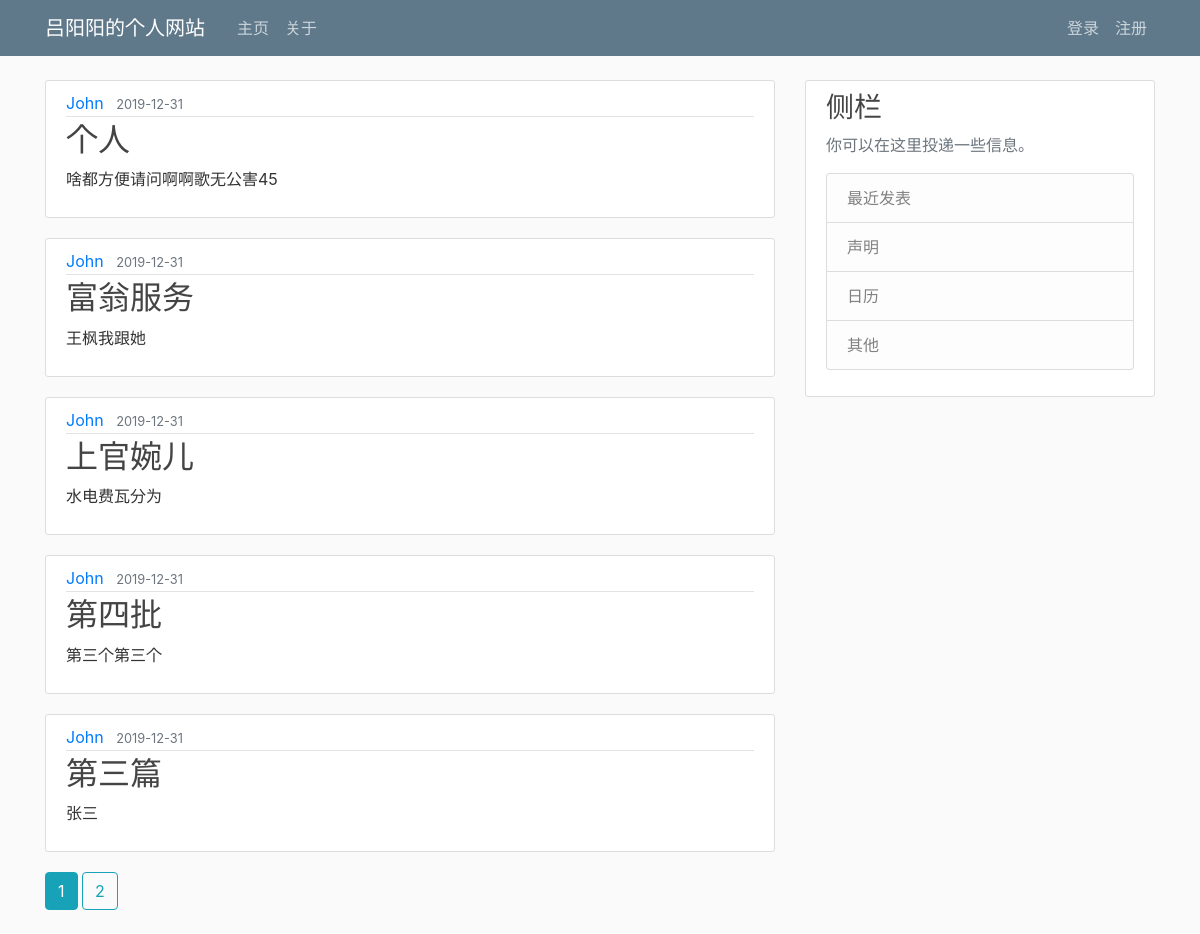
Page /home on the earlier database version.
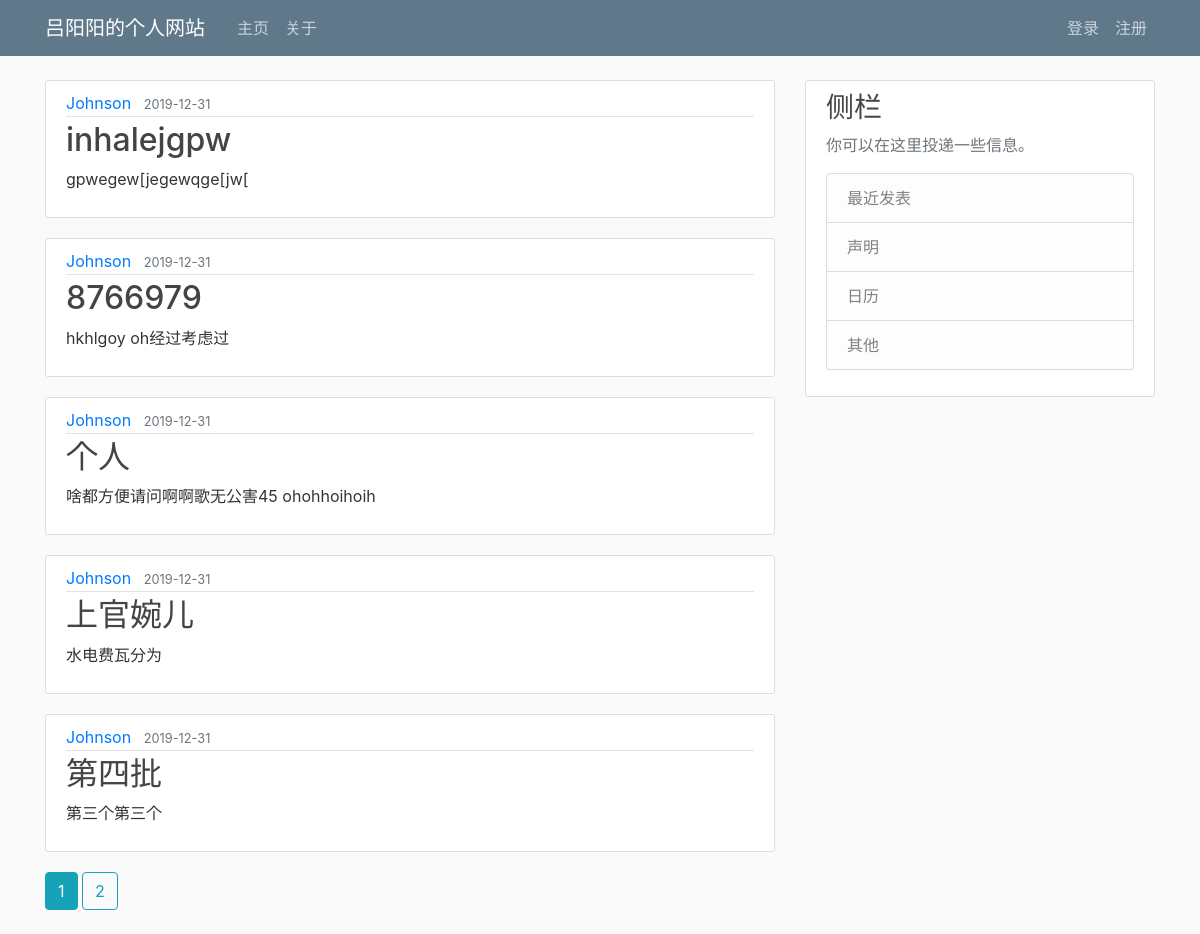
Same page on the later database version.
### app/models.py (models this page shows, shortened)
class Post(db.Model):
    id = db.Column(db.Integer, primary_key=True)
    title = db.Column(db.String(100), nullable=False)
    date_posted = db.Column(db.DateTime, nullable=False, default=datetime.utcnow)
    content = db.Column(db.Text, nullable=False)
    user_id = db.Column(db.Integer, db.ForeignKey('user.id'), nullable=False)

class User(db.Model, UserMixin):
    id = db.Column(db.Integer, primary_key=True)
    username = db.Column(db.String(20), unique=True, nullable=False)
    email = db.Column(db.String(120), unique=True, nullable=False)
    image_file = db.Column(db.String(20), nullable=False, default='default.jpg')
    password = db.Column(db.String(60), nullable=False)
    posts = db.relationship('Post', backref='author', lazy=True)

### app/main/routes.py (the view)
@main.route('/')
@main.route('/home')
def home():
    page = request.args.get('page', 1, type=int)
    posts = Post.query.order_by(Post.date_posted.desc()).paginate(page=page, per_page=5)
    return render_template('home.html', posts=posts)

### app/templates/home.html
{% extends "layout.html" %}
{% block content %}
    {% for post in posts.items %}
        <article class="media content-section">
            <div class="media-body">
                <div class="article-metadata">
                    <a class="mr-2" href="#">{{ post.author.username }}</a>
                    <small class="text-muted">{{ post.date_posted.strftime('%Y-%m-%d') }}</small>
                </div>
                <h2><a class="article-title" href="{{ url_for('post.post', post_id=post.id) }}">{{ post.title }}</a>
                </h2>
                <p class="article-content">{{ post.content }}</p>
            </div>
        </article>
    {% endfor %}
    {% for page_num in posts.iter_pages(left_edge=1, right_edge=1, left_current=1, right_current=2) %}
      {% if page_num %}
        {% if posts.page == page_num %}
            <a class="btn btn-info mb-4" href="{{ url_for('main.home', page=page_num) }}">{{ page_num }}</a>
        {% else %}
            <a class="btn btn-outline-info mb-4" href="{{ url_for('main.home', page=page_num) }}">{{ page_num }}</a>
        {% endif %}
      {% else %}
        ...
      {% endif %}
    {% endfor %}
{% endblock content %}

### app/templates/layout.html (shortened to what this page needs)
<!doctype html>
<html lang="en">
<head>
    <link rel="stylesheet" href="https://stackpath.bootstrapcdn.com/bootstrap/4.4.1/css/bootstrap.min.css"
>
    <link rel="stylesheet" type="text/css" href="{{ url_for('static', filename='main.css') }}">
</head>
<body>
<header class="site-header">
    <nav class="navbar navbar-expand-md navbar-dark bg-steel fixed-top">
        <div class="container">
            <a class="navbar-brand mr-4" href="/">吕阳阳的个人网站</a>
            <div class="collapse navbar-collapse" id="navbarToggle">
                <div class="navbar-nav mr-auto">
                    <a class="nav-item nav-link" href="{{ url_for('main.home') }}">主页</a>
                    <a class="nav-item nav-link" href="{{ url_for('main.about') }}">关于</a>
                </div>
                <div class="navbar-nav">
                    {% if current_user.is_authenticated %}
                        <a class="nav-item nav-link" href="{{ url_for('post.new_post') }}">发表文章</a>
                        <a class="nav-item nav-link" href="{{ url_for('user.account') }}">账户</a>
                        <a class="nav-item nav-link" href="{{ url_for('user.logout') }}">登出</a>
                    {% else %}
                        <a class="nav-item nav-link" href="{{ url_for('user.login') }}">登录</a>
                        <a class="nav-item nav-link" href="{{ url_for('user.register') }}">注册</a>
                    {% endif %}
                </div>
            </div>
    </nav>
</header>
<main role="main" class="container">
    <div class="row">
        <div class="col-md-8">
            {% block content %}{% endblock %}
        </div>
        <div class="col-md-4">
            <div class="content-section">
                <h3>侧栏</h3>
                <p class='text-muted'>你可以在这里投递一些信息。
                <ul class="list-group">
                    <li class="list-group-item list-group-item-light">最近发表</li>
                    <li class="list-group-item list-group-item-light">声明</li>
                    <li class="list-group-item list-group-item-light">日历</li>
                    <li class="list-group-item list-group-item-light">其他</li>
                </ul>
                </p>
            </div>
        </div>
    </div>
</main>
</body>
</html>

### app/static/main.css (style rules this page uses)
body { background: #fafafa; color: #333333; margin-top: 5rem; }
h1, h2, h3, h4, h5, h6 { color: #444444; }
.bg-steel { background-color: #5f788a; }
.site-header .navbar-nav .nav-link { color: #cbd5db; }
.content-section { background: #ffffff; padding: 10px 20px; border: 1px solid #dddddd; border-radius: 3px; margin-bottom: 20px; }
.article-title { color: #444444; }
.article-content { white-space: pre-line; }
.article-metadata { padding-bottom: 1px; margin-bottom: 4px; border-bottom: 1px solid #e3e3e3 }

Differences in the rows shown:
removed Post: author.username "John", date_posted "2019-12-31", title "富翁服务", content "王枫我跟她"
no longer on this page (row unchanged): Post: author.username "John", date_posted "2019-12-31", title "第三篇", content "张三"
added Post: author.username "Johnson", date_posted "2019-12-31", title "inhalejgpw", content "gpwegew[jegewqge[jw["
added Post: author.username "Johnson", date_posted "2019-12-31", title "8766979", content "hkhlgoy oh经过考虑过"
changed Post "个人": author.username "John" → "Johnson"; content "啥都方便请问啊啊歌无公害45" → "啥都方便请问啊啊歌无公害45 ohohhoihoih"
changed through a linked row, Post "上官婉儿": author.username "John" → "Johnson"
changed through a linked row, Post "第四批": author.username "John" → "Johnson"
